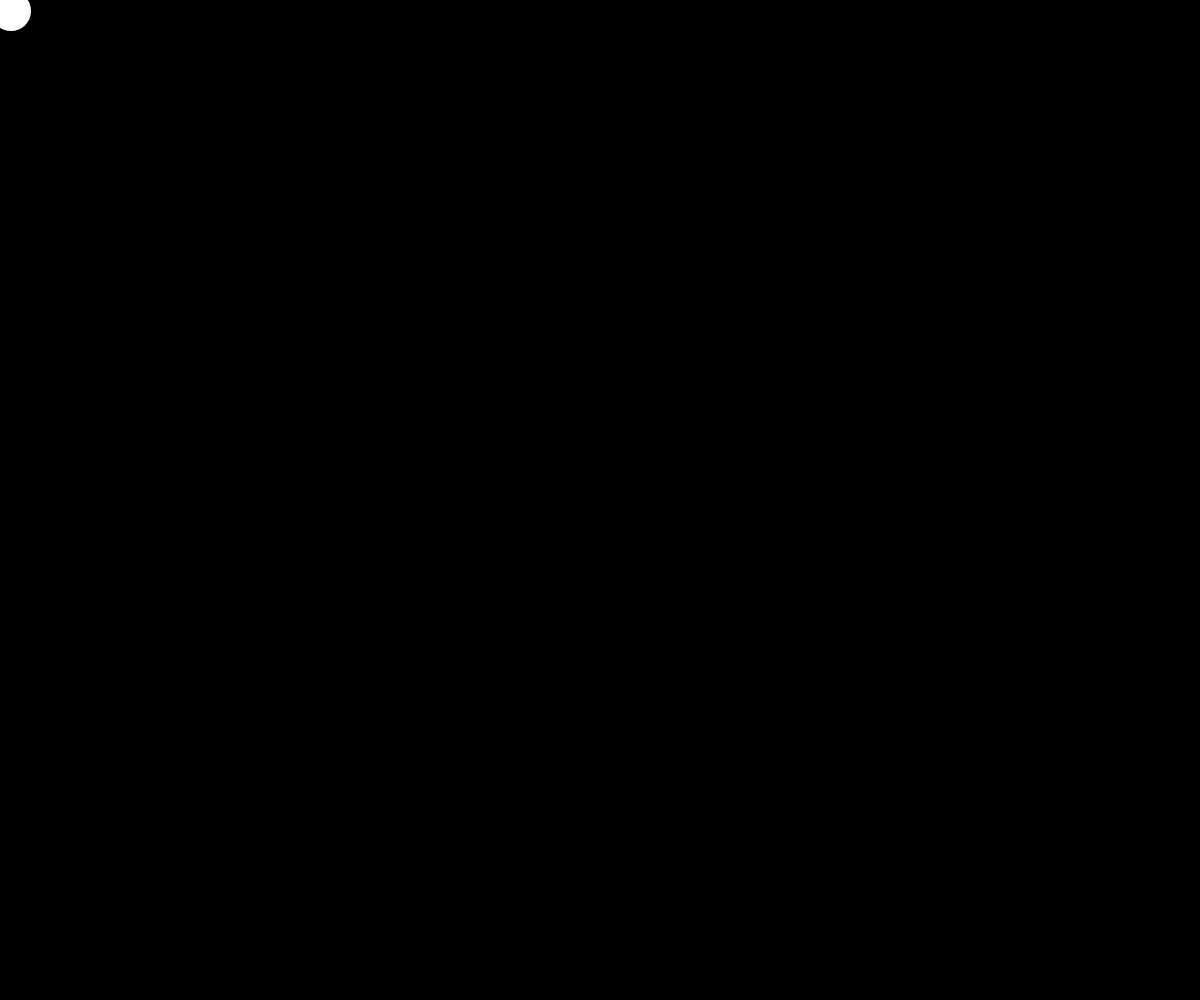
Frame 1 (no input)
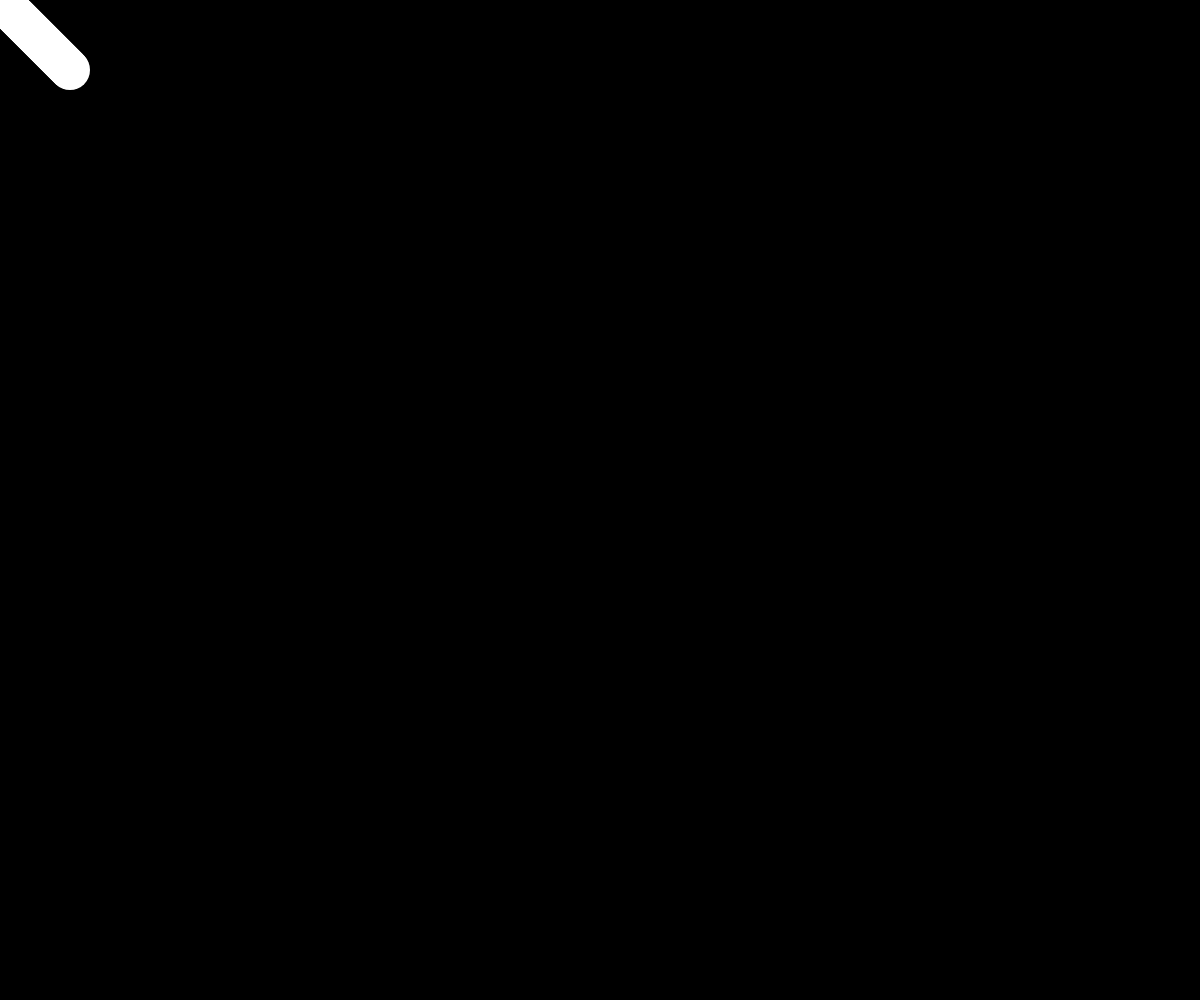
Frame 60 (no input)
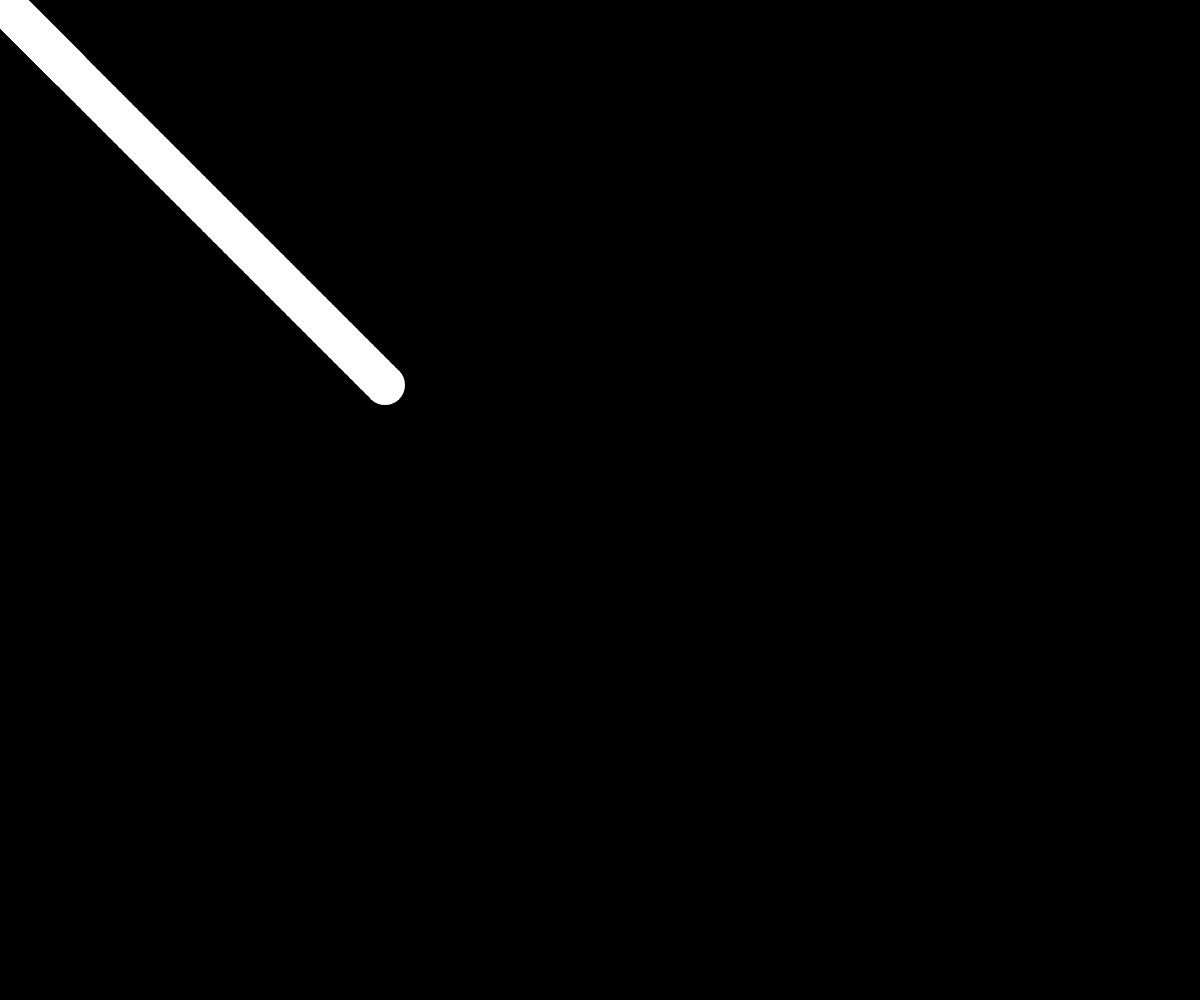
Frame 120 (the mouse pressed at the canvas centre since frame 60)

The p5.js sketch that drew these frames (run headless with seeded random() and noise() and a simulated clock; from frame 60 on, the mouse is pressed at the canvas centre):

// p5.js sketch
// ── sketch.js


var ball = {};
ball.width = 40;
ball.x = 10;
ball.y = 10;
ball.delta_x = 1;
ball.delta_y = 1;
ball.scale_x = 1;
ball.scale_y = 1;

function setup() {
    createCanvas(windowWidth, windowHeight);
    background(0);
}



function draw() {

    ball.x += ball.delta_x * ball.scale_x;
    ball.y += ball.delta_y * ball.scale_y;


    if (ball.x >= width || ball.x <= 0) {
        ball.delta_x = -1 * ball.delta_x;
    }
    if (ball.y >= height || ball.y <= 0) {
        ball.delta_y = -1 * ball.delta_y;
    }
    noStroke();
    fill(255);
    ellipse(ball.x, ball.y, ball.width, ball.width);
}

function mousePressed() {
    ball.scale_x = map(mouseX, 0, width, 0.5, 10);
    ball.scale_y = map(mouseY, 0, height, 0.5, 10);
}
